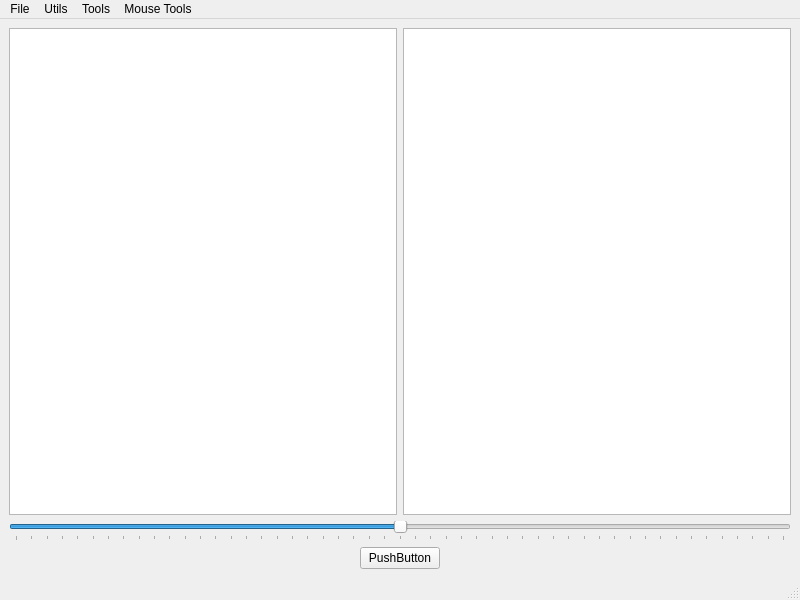
<?xml version="1.0" encoding="UTF-8"?>
<ui version="4.0">
 <class>ImageWindow</class>
 <widget class="QMainWindow" name="ImageWindow">
  <property name="geometry">
   <rect>
    <x>0</x>
    <y>0</y>
    <width>800</width>
    <height>600</height>
   </rect>
  </property>
  <property name="windowTitle">
   <string>MainWindow</string>
  </property>
  <widget class="QWidget" name="centralwidget">
   <layout class="QGridLayout" name="gridLayout">
    <item row="0" column="0" colspan="2">
     <widget class="QGraphicsView" name="graphicsViewInitial"/>
    </item>
    <item row="2" column="0">
     <spacer name="horizontalSpacer">
      <property name="orientation">
       <enum>Qt::Horizontal</enum>
      </property>
      <property name="sizeHint" stdset="0">
       <size>
        <width>40</width>
        <height>20</height>
       </size>
      </property>
     </spacer>
    </item>
    <item row="2" column="1" colspan="2">
     <widget class="QPushButton" name="pushButton">
      <property name="text">
       <string>PushButton</string>
      </property>
     </widget>
    </item>
    <item row="2" column="3">
     <spacer name="horizontalSpacer_2">
      <property name="orientation">
       <enum>Qt::Horizontal</enum>
      </property>
      <property name="sizeHint" stdset="0">
       <size>
        <width>40</width>
        <height>20</height>
       </size>
      </property>
     </spacer>
    </item>
    <item row="0" column="2" colspan="2">
     <widget class="QGraphicsView" name="graphicsViewModified"/>
    </item>
    <item row="1" column="0" colspan="4">
     <widget class="QSlider" name="horizontalSliderZoom">
      <property name="maximum">
       <number>100</number>
      </property>
      <property name="value">
       <number>50</number>
      </property>
      <property name="orientation">
       <enum>Qt::Horizontal</enum>
      </property>
      <property name="tickPosition">
       <enum>QSlider::TicksBelow</enum>
      </property>
      <property name="tickInterval">
       <number>2</number>
      </property>
     </widget>
    </item>
   </layout>
  </widget>
  <widget class="QMenuBar" name="menubar">
   <property name="geometry">
    <rect>
     <x>0</x>
     <y>0</y>
     <width>800</width>
     <height>21</height>
    </rect>
   </property>
   <widget class="QMenu" name="menuFile">
    <property name="title">
     <string>File</string>
    </property>
    <widget class="QMenu" name="menuOpen">
     <property name="title">
      <string>Open</string>
     </property>
     <addaction name="actionGreyscale"/>
     <addaction name="actionColor"/>
    </widget>
    <addaction name="menuOpen"/>
   </widget>
   <widget class="QMenu" name="menuUtils">
    <property name="title">
     <string>Utils</string>
    </property>
   </widget>
   <widget class="QMenu" name="menuTools">
    <property name="title">
     <string>Tools</string>
    </property>
    <addaction name="actionInvert_colors"/>
    <addaction name="actionMirror_image"/>
    <addaction name="actionBinary_image"/>
    <addaction name="actionHistogram"/>
    <addaction name="actionSelect_image"/>
    <addaction name="actionColor_Histogram_Equalization"/>
    <addaction name="actionOtsu_binarization"/>
   </widget>
   <widget class="QMenu" name="menuMouse_Tools">
    <property name="title">
     <string>Mouse Tools</string>
    </property>
    <addaction name="actionMagnifier"/>
    <addaction name="actionMean"/>
   </widget>
   <addaction name="menuFile"/>
   <addaction name="menuUtils"/>
   <addaction name="menuTools"/>
   <addaction name="menuMouse_Tools"/>
  </widget>
  <widget class="QStatusBar" name="statusbar"/>
  <action name="actionGreyscale">
   <property name="text">
    <string>Greyscale</string>
   </property>
  </action>
  <action name="actionColor">
   <property name="text">
    <string>Color</string>
   </property>
  </action>
  <action name="actionInvert_colors">
   <property name="text">
    <string>Invert colors</string>
   </property>
  </action>
  <action name="actionMirror_image">
   <property name="text">
    <string>Mirror image</string>
   </property>
  </action>
  <action name="actionBinary_image">
   <property name="text">
    <string>Binary image</string>
   </property>
  </action>
  <action name="actionHistogram">
   <property name="text">
    <string>Histogram</string>
   </property>
  </action>
  <action name="actionSelect_image">
   <property name="text">
    <string>SelectImage</string>
   </property>
  </action>
  <action name="actionColor_Histogram_Equalization">
   <property name="text">
    <string>Color Histogram Equalization</string>
   </property>
  </action>
  <action name="actionMagnifier">
   <property name="text">
    <string>Magnifier</string>
   </property>
  </action>
  <action name="actionOtsu_binarization">
   <property name="text">
    <string>Otsu binarization</string>
   </property>
  </action>
  <action name="actionMean">
   <property name="text">
    <string>Mean</string>
   </property>
  </action>
 </widget>
 <resources/>
 <connections/>
</ui>
